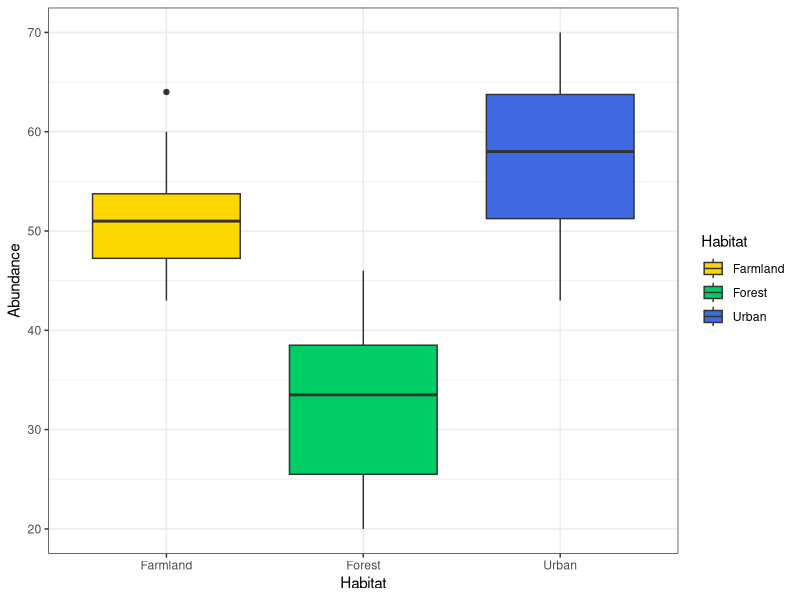
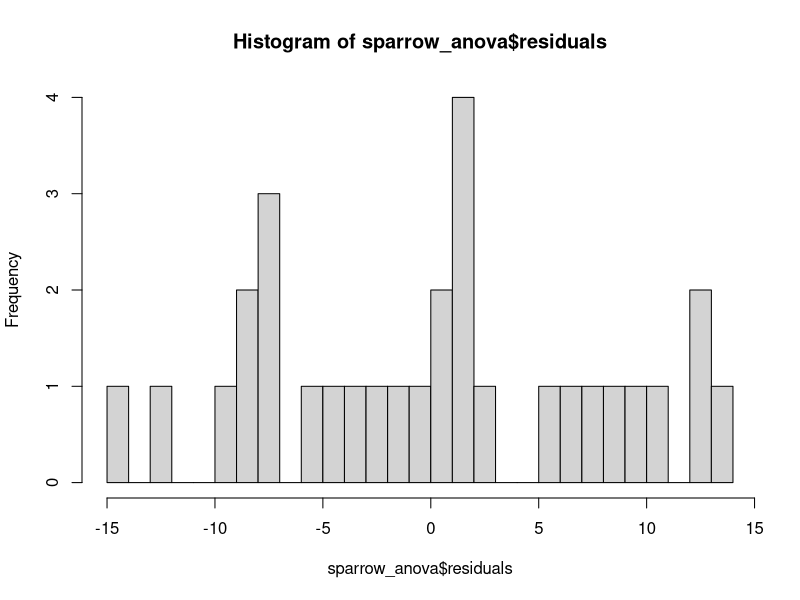
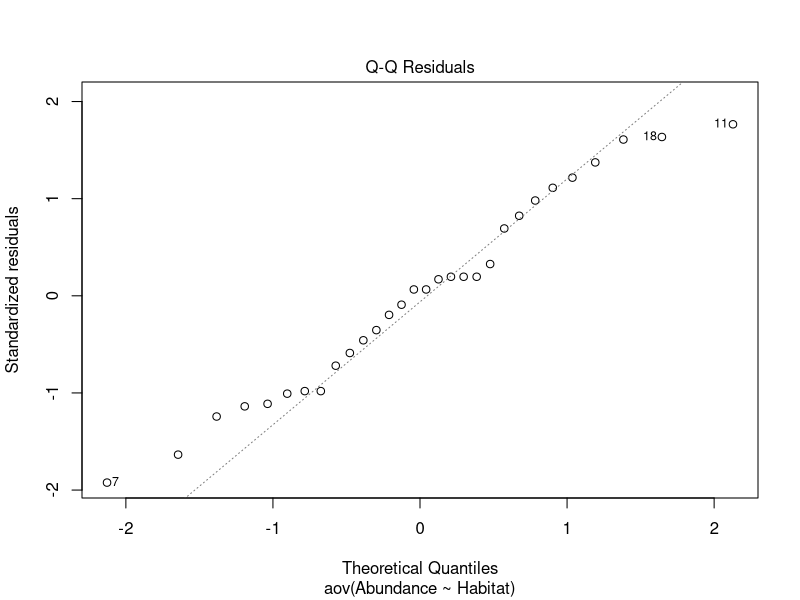
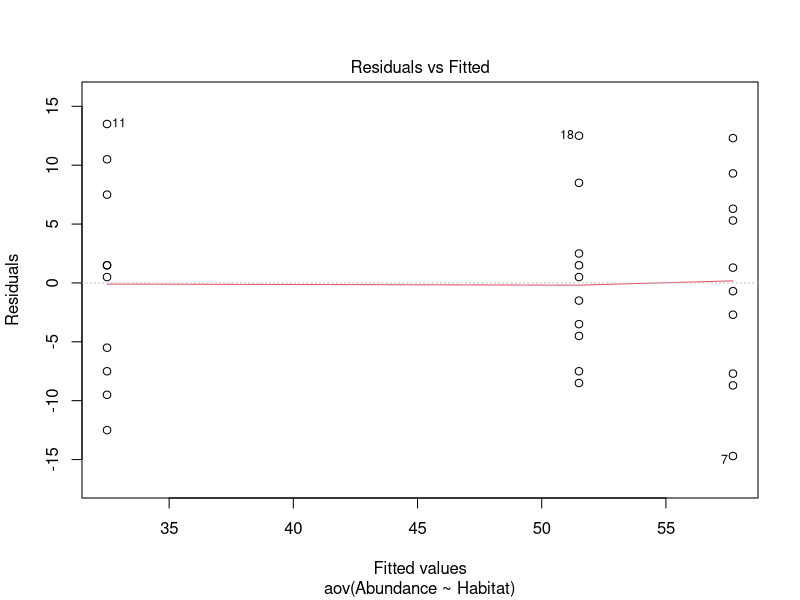
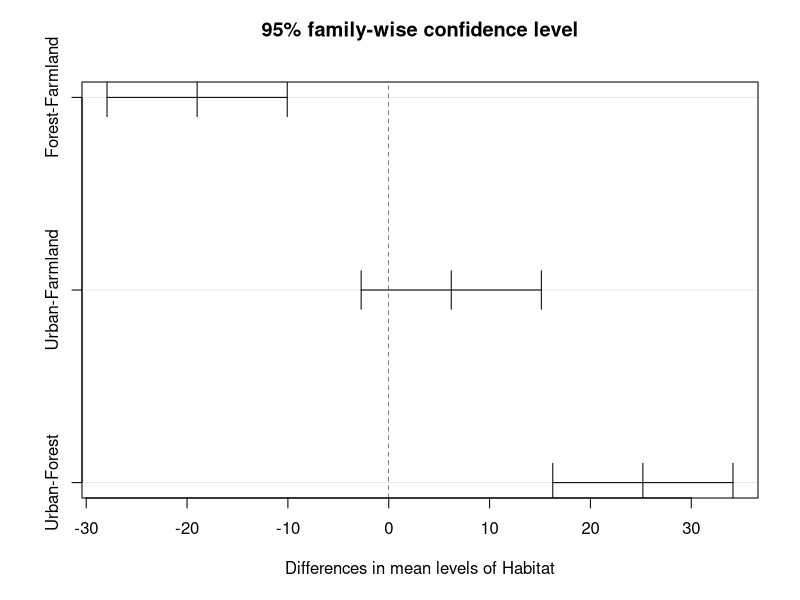
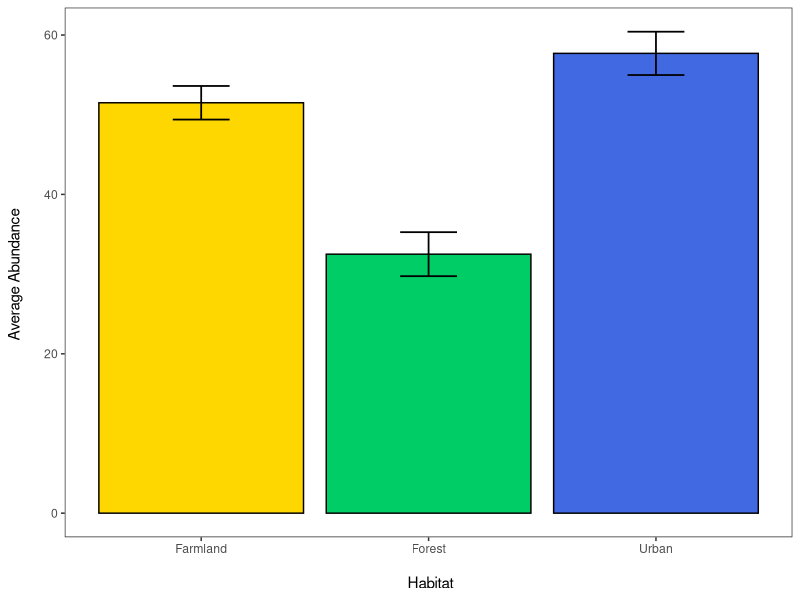
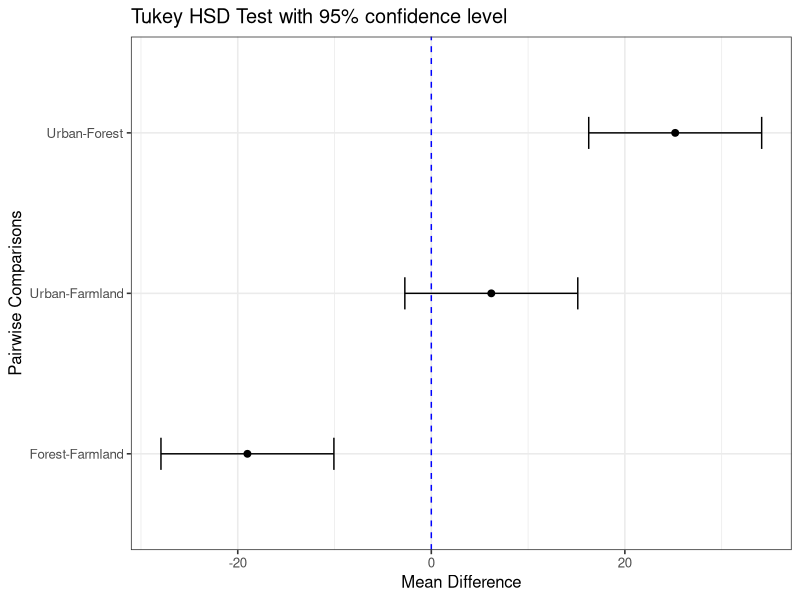

These figures' R source, in order:
# ANOVA and Tukey's HSD Tutorial full script
# Written by Abigail Haining
# Email - s2317501@ed.ac.uk
# 19/11/24

# Workflow:
# 1) Set working directory, load packages and import data
# 2) Data manipulation
# 3) Data visualisation
# 4) Running a one-way ANOVA
# 5) Running Tukey's HSD
# 6) Communicating model results



# 1) Set working directory, load packages and import data ----

# Set the working directory (enter your own filepath here)
setwd("C:/Users/abiga/OneDrive/3rd year/Data Science in EES/tutorial-Abigail-Louise")

# You can check where your working directory is
getwd()

# Load packages
library(tidyverse)
library(broom)

# Import data
sparrow <- read_csv("data/sparrow_data.csv")

# Check the data
head(sparrow)
print(sparrow)
view(sparrow)


# 2) Data manipulation ----

# Convert data frame to long form
sparrow_long <- pivot_longer(sparrow, cols = c(Urban, Forest, Farmland), names_to = "Habitat", values_to = "Abundance")


# 3) Data visualisation ----

# Visualising data with a boxplot
(sparrow_boxplot <- ggplot(sparrow_long,                                      
                           aes(x = Habitat, y = Abundance, fill = Habitat)) + # Setting x axis as habitat and y as abundance 
   geom_boxplot() +                                                           # Adding data as a boxplot
   scale_fill_manual(values = c("gold", "springgreen3", "royalblue")) +       # Setting box colours to colourblind friendly colours
   theme_bw())                                                                # Apply a clean theme


# 4) Running a one-way ANOVA ----

# Running a one-way ANOVA of abundance against habitat
sparrow_anova <- aov(Abundance ~ Habitat, data = sparrow_long)

# Printing summary output
summary(sparrow_anova)

# Checking assumptions:

# Normal distribution of residuals - this can be checked by plotting a histogram of the residuals and a normal Q-Q plot

hist(sparrow_anova$residuals, breaks = 30)  # Plotting histogram of residuals and increasing intervals to get a better visualisation
# The residuals do not look normally distributed

plot(sparrow_anova, which = 2) # Plotting Q-Q plot
# There are heavy tails present which suggests the data has a skewed distribution 
# Or the outliers do not follow a normal distribution (by looking at the histogram it appears to be the this)

# Checking for homoscedasticity
plot(sparrow_anova, which = 1)
# The red line is flat against grey dashed line which is what we want to see


# 5) Running Tukey's HSD ----

# Running Tukey's HSD post-hoc test on the anova output and setting the confidence level to 95%
(sparrow_test <- TukeyHSD(sparrow_anova, conf.level=.95))

# To convert results into a better presented format of the summary table you can use the broom package
(tukey_results <- broom::tidy(sparrow_test)) # Creating tidy data frame using broom

# Plotting Tukey's test result
plot(sparrow_test)


# 6) Communicating model results ----

# Creating summary table of key statistics 
sparrow_summary <- sparrow_long %>%
  group_by(Habitat) %>%                          # Grouping the abundance data by habitat
  summarise(n = n(),                             # "n" is the number of observations
            average_abundance = mean(Abundance), # Average abundance of each habitat
            SD = sd(Abundance)) %>%              # Standard deviation of abundance in each habitat
  mutate(SE = SD/sqrt(n))                        # Standard error of abundance in each habitat

# Creating bar plot of sparrow summary
(sparrow_barplot <- ggplot(data = sparrow_summary) +
  geom_bar(aes(x = Habitat, y = average_abundance, fill = Habitat),    # Creating bar plot with habitat on the x axis and average abundance on the y
           stat = "identity", colour = "black") +                      # Setting stat to identity uses average_abundance instead of count and adding black borders to bars
  geom_errorbar(aes(x = Habitat, ymin = average_abundance - SE,        # Adding error bars to represent standard error
                ymax = average_abundance + SE), width = 0.25,          # Setting width of the error bars to 0.25 for better visibility
                colour = "black", linewidth = 0.6) +                   # Setting colour and thickness of error bars
  scale_fill_manual(values = c("gold", "springgreen3", "royalblue")) + # Setting bar colours to colourblind friendly colours
  labs(x = "\n Habitat", y = "Average Abundance \n") +                 # Adding axis titles (\n leaves a space between plot and title)
  theme_test() +                                                       # Apply a clean theme
  theme(legend.position = "none"))                                     # Removing legend


# Improve Tukey's test result plot
(sparrow_tukey_plot <- ggplot(tukey_results, 
                              aes(x = contrast, y = estimate)) +    # Set x axis to pairwise comparisons and y to mean differences
  geom_point(color = "black", size = 2) +                           # Add points for mean differences and increase size
  geom_errorbar(aes(ymin = conf.low, ymax = conf.high),             # Add error bars showing confidence intervals
                width = 0.2, color = "black") +                     # Add error bars for confidence intervals
  geom_hline(yintercept = 0, linetype = "dashed", color = "blue") + # Add a reference line at 0 and highlight with blue colour
  coord_flip() +                                                    # Flip coordinates for horizontal orientation
  labs(x = "Pairwise Comparisons", y = "Mean Difference",           # Add informative axis titles
       title = "Tukey HSD Test with 95% confidence level") +        # Add plot title
  theme_bw(base_size = 12))                                         # Apply a clean theme
